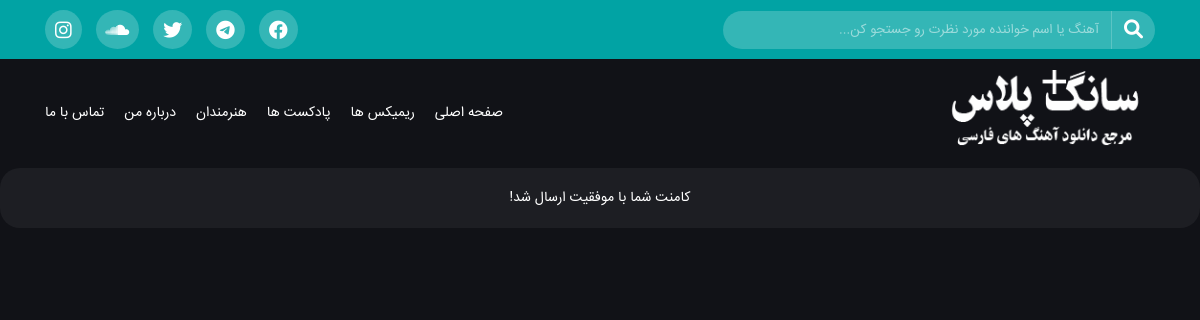
/comment/posted-successfully/, run on the app's committed database.
### artist/models.py (models this page shows)
class SocialNetwork(models.Model):
    SOCIAL_MEDIA=(
        ('instagram','Instagram'),
        ('youtube','YouTube'),
        ('facebook','Facebook'),
        ('twitter','Twitter'),
        ('telegram','Telegram'),
        ('youtube','Aparat'),
        ('soundcloud','SoundCloud'),
    )
    social_network_name=models.CharField(
        choices=SOCIAL_MEDIA,
        max_length=50,
        verbose_name='شبکه اجتماعی',
        help_text='نام شبکه اجتماعی را وارد کنید',
    )
    url=models.URLField(
        max_length=500,
        verbose_name='لینک شبکه اجتماعی را وار',
    )
    content_type = models.ForeignKey(ContentType, on_delete=models.CASCADE)
    object_id = models.PositiveIntegerField()
    content_object = GenericForeignKey()
    class Meta:
        verbose_name='شبکه اجتماعی'
        verbose_name_plural='شبکه های اجتماعی'

### category/models.py (models this page shows, shortened)
class Category(AbstractCommonField,AbstractDateFeild):
    parent=models.ForeignKey(
        'self',
        on_delete=models.CASCADE,
        verbose_name='والد',
        blank=True,
        null=True,
        related_name='child',
    )
    title=models.CharField(
        max_length=250,
        verbose_name='عنوان',
    )
    objects=CategoryManager()
    class Meta:
        abstract=True
        verbose_name='دسته بندی'
        verbose_name_plural='دسته بندی ها'

class TrackCategory(Category):
    class Meta:
        verbose_name='دسته بندی موزیک'
        verbose_name_plural='دسته بندی موزیک ها'
    def get_absolute_url(self):
        return reverse("music:tracks_of_category", args=[self.slug])

class ArtistCategory(Category):
    class Meta:
        verbose_name='دسته بندی هنرمند'
        verbose_name_plural='دسته بندی هنرمند ها'
    def get_absolute_url(self):
        return reverse("artist:artists_of_category", args=[self.slug])

### comment/views.py (the view)
# urls.py: path('posted-successfully/',views.Postedsuccessfully.as_view(),name='posted_successfully')
class Postedsuccessfully(View):
    template_name='remix/posted-successfully.html'
    def get(self,request,*args,**kwargs):
        return render(request,self.template_name)

### category/models.py (called while the page is built)
    def active(self):
        return self.filter(status=True)

### music/middelware.py (called while the page is built)
	def __call__(self, request):
		x_forwarded_for = request.META.get('HTTP_X_FORWARDED_FOR')
		if x_forwarded_for:
			ip = x_forwarded_for.split(',')[-1].strip()
		else:
			ip = request.META.get('REMOTE_ADDR')
		try:
			ip_address = IpAddress.objects.get(ip_address=ip)
		except IpAddress.DoesNotExist:             #-----Here My Edit
			ip_address = IpAddress(ip_address=ip)
			ip_address.save()
		request.user.ip_address = ip_address
		response = self.get_response(request)
		return response

### music/models.py (called while the page is built)
    def active(self):
        return self.filter(
            status=True,
        )

    def get_absolute_url(self):
        return reverse("music:track_detail", args=[self.slug])

### music/templatetags/tags.py (called while the page is built)
def social_network():
    try:
        socia_networks_link=AboutMe.objects.last().social_networks.all()
    except:
        socia_networks_link=None
    return socia_networks_link

@register.inclusion_tag("remix/footer.html")
def footer():
    return{
        'tracks':Track.objects.active().order_by('-published')[:5],
        'socia_networks_link':social_network,
    }

@register.inclusion_tag("remix/top-menue.html")
def top_menue():
    return{
        'socia_networks_link':social_network,
    }

@register.inclusion_tag("remix/navbar/navbar.html",takes_context=True)
def navbar(context):
    return{
        'track_categories':TrackCategory.objects.active(),
        'artist_categories':ArtistCategory.objects.active(),
    }

### templates/remix/posted-successfully.html
{% extends 'remix/base.html' %}
{% block body %}
<div class="post-single">
    <p class="posted-successfully"> کامنت شما با موفقیت ارسال شد! </p>
</div>
{% endblock body %}

### templates/remix/top-menue.html
<div class="top-menu">
    <div class="container">
        <div class="top-menu-box">
            <div class="top-menu-right">
                <form action="{% url 'music:search'%}" method="get">
                    <button type="submit">
                        <i class="fa fa-search"></i>
                    </button>
                    <input type="search" class="search-top-menu" placeholder="آهنگ یا اسم خواننده مورد نظرت رو جستجو کن..." name="q">
                </form>
            </div>
            {% if socia_networks_link %}
            <div class="top-menu-left">
                {% for social_network in socia_networks_link %}
                        <a href="{{social_network.url}}"><i class="fab fa-{{social_network.social_network_name}}"></i> </a>
                {% endfor %}
            </div>
            {% endif %}
        </div>
    </div>
</div>

### templates/remix/navbar/categories.html (shortened to what this page needs)
{% for category in track_categories %}
    {% if not category.child.active.exists and category.parent == None %}
        <li><a href="{{category.get_absolute_url}}">{{category.title}}</a></li>
    {% endif %}
{% endfor %}
{% for category in artist_categories %}
    {% if not category.child.exists and category.parent == None %}
        <li><a href="{{category.get_absolute_url}}">{{category.title}}</a></li>
    {% endif %}
{% endfor %}

### static/remix/css/all.css (style rules this page uses)
.fa, .fas, .far, .fal, .fad, .fab { -moz-osx-font-smoothing: grayscale; -webkit-font-smoothing: antialiased; display: inline-block; font-style: normal; font-variant: normal; text-rendering: auto; line-height: 1; }
.fa-facebook:before { content: "\f09a"; }
.fa-instagram:before { content: "\f16d"; }
.fa-search:before { content: "\f002"; }
.fa-soundcloud:before { content: "\f1be"; }
.fa-telegram:before { content: "\f2c6"; }
.fa-twitter:before { content: "\f099"; }
.fab { font-family: 'Font Awesome 5 Brands'; font-weight: 400; }

### static/remix/css/style.css (style rules this page uses)
* { margin: 0; padding: 0; box-sizing: border-box; border: 0; }
body { direction: rtl; font-size: 14px; text-align: right; color: #fff; line-height: 30px; font-family: 'iransans'; background-color: #111217; overflow-x: hidden; }
.container { max-width: 1140px; margin: 0 auto; }
a { transition: all .2s ease-in-out; text-decoration: none; }
::placeholder { color: #fff; opacity: .5; }
.top-menu { width: 100%; float: right; background:#01a3a4 ; }
.top-menu-box { display: flex; justify-content: space-between; align-items: center; padding: 10px 0px; }
.top-menu-right { width: 50%; }
.top-menu-right form { display: flex; align-items: center; }
.top-menu-right form button { padding: 8px 12px; border-bottom-right-radius: 20px; border-top-right-radius: 20px; background: rgba(255,255,255,.2); font-size: 19px; color: #fff; border-left: 1px solid rgba(255,255,255,.2); cursor: pointer; }
.top-menu-right form .search-top-menu { padding: 8px 12px; border-bottom-left-radius: 20px; border-top-left-radius: 20px; font-family: 'iransans'; width: 70%; background: rgba(255,255,255,.2); outline: none; border: none; color: #fff; }
.top-menu-left { float: left; }
.top-menu-left a { color: #fff; margin-right: 10px; }
.top-menu-left a i { font-size: 19px; background: rgba(255,255,255,.2); border-radius: 50%; padding: 10px; }
.menu-left ul li { list-style: none; margin-right: 20px; position: relative; }
.menu-left ul li a { color: #fff; padding: 43px 0; }
.post-single { float: right; width: 100%; background: #1d1e23; border-radius: 20px; margin-bottom: 20px; }
@media screen and (max-width: 1200px) { .container { padding: 0 15px; } }
p.posted-successfully { padding: 15px; text-align: center; }

### data on the page
TrackCategory: title "ریمیکس ها"
TrackCategory: title "پادکست ها"
ArtistCategory: title "هنرمندان"
